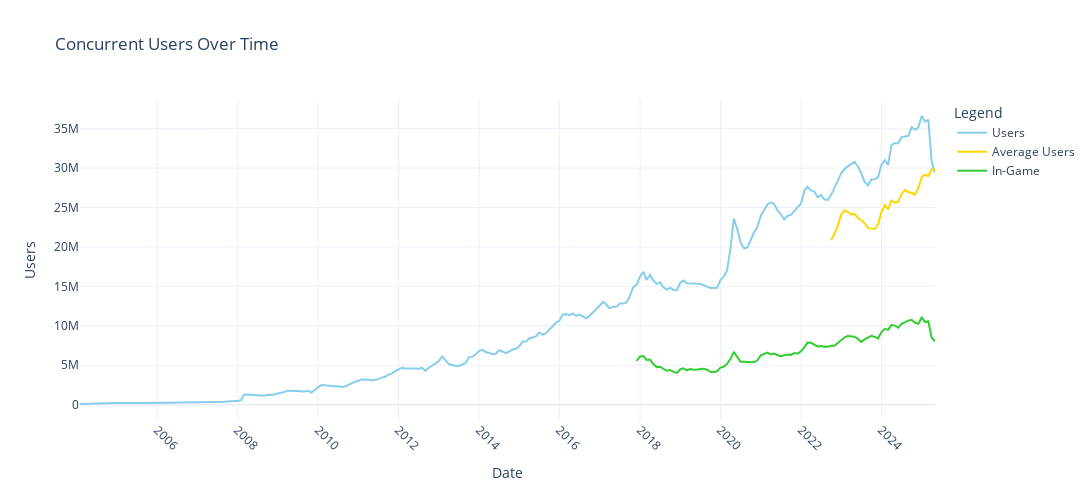

The notebook cell this image was saved under:
### Code cell
# Load and prepare the data
df = pd.read_csv('concurrent_simple.csv', parse_dates=['DateTime'])

# Create an interactive line plot
def create_plot(df):
    df.set_index('DateTime', inplace=True)

    fig = go.Figure()

    fig.add_trace(go.Scatter(x=df.index, y=df['Users'],
                            mode='lines',
                            name='Users',
                            line=dict(color='skyblue')))
    fig.add_trace(go.Scatter(x=df.index, y=df['Average Users'],
                            mode='lines',
                            name='Average Users',
                            line=dict(color='gold')))
    fig.add_trace(go.Scatter(x=df.index, y=df['In-Game'],
                            mode='lines',
                            name='In-Game',
                            line=dict(color='limegreen')))

    # Update layout for better visuals
    fig.update_layout(
        title='Concurrent Users Over Time',
        xaxis_title='Date',
        yaxis_title='Users',
        legend_title='Legend',
        template='plotly_white',
        height=500,
        width=1600,
        xaxis=dict(
            tickformat='%Y',
            dtick='M12',  # Show one tick per year 
            tickangle=45,
            tickmode='auto',
            nticks=20
        )
    )

    # Show the plot
    fig.show()

create_plot(df)

### Figure 1 — Plotly figure (JSON) as saved in the notebook; plotly's stock layout.template omitted (floating-point values rounded to 4 significant figures; data arrays with more than 128 entries replaced by an {"elided": "..."} marker saying what was removed)
{"data": [{"line": {"color": "skyblue"}, "mode": "lines", "name": "Users", "type": "scatter", "x": {"elided": "256 str values"}, "y": {"elided": "256 int values"}}, {"line": {"color": "gold"}, "mode": "lines", "name": "Average Users", "type": "scatter", "x": {"elided": "256 str values"}, "y": {"elided": "256 float values"}}, {"line": {"color": "limegreen"}, "mode": "lines", "name": "In-Game", "type": "scatter", "x": {"elided": "256 str values"}, "y": {"elided": "256 float values"}}], "layout": {"height": 500, "legend": {"title": {"text": "Legend"}}, "title": {"text": "Concurrent Users Over Time"}, "width": 1600, "xaxis": {"dtick": "M12", "nticks": 20, "tickangle": 45, "tickformat": "%Y", "tickmode": "auto", "title": {"text": "Date"}}, "yaxis": {"title": {"text": "Users"}}}}
